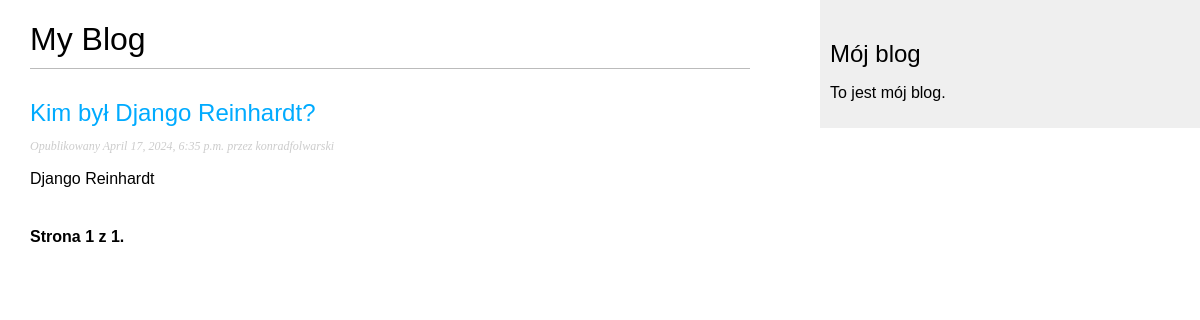
/blog/, run on an earlier commit of the app's database.
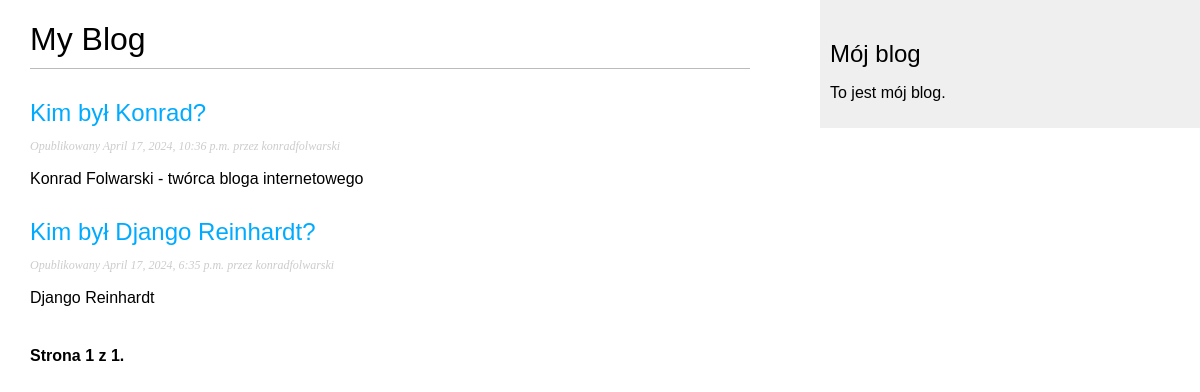
And on a later commit of the database.
### blog/models.py (models this page shows, shortened)
class Post(models.Model):
    STATUS_CHOICES = (
        ('draft', 'Draft'),
        ('published', 'Published'),
    )
    title = models.CharField(max_length=250)
    slug = models.SlugField(max_length=250,
                            unique_for_date='publish')
    author = models.ForeignKey(User,
                               on_delete=models.CASCADE,
                               related_name='blog_posts')
    body = models.TextField()
    publish = models.DateTimeField(default=timezone.now)
    created = models.DateTimeField(auto_now_add=True)
    updated = models.DateTimeField(auto_now=True)
    status = models.CharField(max_length=10,
                              choices=STATUS_CHOICES,
                              default='draft')
    objects = models.Manager()
    published = PublishedManager()
    class Meta:
        ordering = ('-publish',)
    def get_absolute_url(self):
        return reverse('blog:post_detail',
                       args=[self.publish.year,
                             self.publish.month,
                             self.publish.day, self.slug])

### blog/views.py (the view)
# urls.py: path('', views.PostListView.as_view(), name='post_list'),
class PostListView(ListView):
    queryset = Post.published.all()
    context_object_name = 'posts'
    paginate_by = 3
    template_name = 'blog/post/list.html'

### blog/templates/blog/post/list.html (shortened to what this page needs)
{% extends "blog/base.html" %}
{% block content %}
  <h1>My Blog</h1>
  {% for post in posts %}
    <h2>
      <a href="{{ post.get_absolute_url }}">
        {{ post.title }}
      </a>
    </h2>
    <p class="date">
      Opublikowany {{ post.publish }} przez {{ post.author }}
    </p>
    {{ post.body|truncatewords:30|linebreaks }}
  {% endfor %}
  {% include "pagination.html" with page=page_obj %}
{% endblock %}

### blog/templates/blog/base.html (shortened to what this page needs)
{% load static %}
<!DOCTYPE html>
<html>
<head>
  <link href="{% static "css/blog.css" %}" rel="stylesheet">
</head>
<body>
  <div id="content">
    {% block content %}
    {% endblock %}
  </div>
  <div id="sidebar">
    <h2>Mój blog</h2>
    <p>To jest mój blog.</p>
  </div>
</body>
</html>

### blog/templates/pagination.html (shortened to what this page needs)
<div class="pagination">
    <span class="step-links">
        <span class="current">
            Strona {{ page.number }} z {{ page.paginator.num_pages }}.
        </span>
    </span>
</div>

### blog/static/css/blog.css (style rules this page uses)
body { margin:0; padding:0; font-family:helvetica, sans-serif; }
a { color:#00abff; text-decoration:none; }
h1 { font-weight:normal; border-bottom:1px solid #bbb; padding:0 0 10px 0; }
h2 { font-weight:normal; margin:30px 0 0; }
#content { float:left; width:60%; padding:0 0 0 30px; }
#sidebar { float:right; width:30%; padding:10px; background:#efefef; height:100%; }
p.date { color:#ccc; font-family: georgia, serif; font-size: 12px; font-style: italic; }
.pagination { margin:40px 0; font-weight:bold; }

What changed in the data, as far as the page shows it:
added Post: title "Kim był Konrad?", publish "April 17, 2024, 10:36 p.m.", author "konradfolwarski", body "Konrad Folwarski - twórca bloga internetowego"
